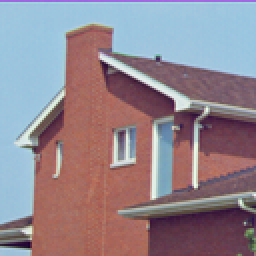
%> input picture lab4/house.tiff, 128 x 128 px, shrunk from 256 x 256 before the run (shown 2 times larger)
$ octave lab4.m   (GNU Octave 9; MATLAB toolbox functions it lacks are replaced by stand-ins)
%> lines starting %> are read from the running program, lines starting %| are printed output that depends on the picture
clear;
% Unsupervised learning: K-means algorithm
% K-Means Algorithm

img = imread('house.tiff');
%> img is the input picture: size 128x128x3 uint8; mean R, G, B 146.6, 133.1, 142
figure;
imshow(img);
title('House Image');

n = length(img) * width(img);
%> n = 16384
%reshape data to be RGB 3 channel and cast as double
imgRe = double(reshape(img, n, 3));

%initalize n, k, mean and distance
k = 2;
mu = rand(k, 3) * 255;
disp("Random inital Mean: ");
disp(mu);
d = [];
J = [];
classes = cell(1, k);
iterations = 5;

% Save previous run's mean as it may be needed
save('mean.txt', 'mu', '-ASCII');

% Part 1.
for iteration = 1:iterations
    disp("Iteration:" + iteration);

    classes = cell(1, k);
    new_mu = [];
    d = [];

    for i = 1:n
        % Get the current point
        pt = imgRe(i, :);

        % Calculate how far the point is from each mean
        for c = 1:k
            d(i, c) = norm(pt - mu(c, :));
        end

        % Find the minimum value and its index
        [minValue, index] = min(d(i, :));

        % Add that min distance to a cell array to categorize them into u1
        % or u2
        classes{index} = [classes{index}; pt];

    end
    % Sum up all distances to minimize
    J(iteration) = sum(d, 'all');

    for (c = 1:k)
        % if the class is empty (mean is not applicable), move the mean to
        % a new random spot
        if (isempty(classes{c}))
            new_mu = [new_mu; rand(1, 3) * 255]
            disp('Choosing new random mean for class')
            disp(c);
        else
            new_mu = [new_mu; mean(classes{c})];
        end
    end

    % if the calculated means = new means, there's no change in the classes
    % and you can stop the algorithm here
    if (mu == new_mu)
        disp('Stopping K means algorithm at iteration')
        disp(iteration);
        break;
    end

    mu = new_mu;

end
%> this loop made 5 passes
%> mu on passes 1 to 5: [161 187 205; 134.7 89.01 90.44], [161.7 194.1 214.8; 136.3 91.78 92.67], [161.9 194.5 215.4; 136.3 92.13 93.05], [161.9 194.6 215.5; 136.3 92.16 93.08], [161.9 194.6 215.5; 136.3 92.17 93.09]
%> after the loop, J = [3660800.3 3189845.6 3225924.8 3227856.2 3227996.8]; classes = 2 items


%% Display most common colours
figure;
t = tiledlayout(1,k);
for j = 1:k
    colourData = ones(100 * 100, 3) .* mu(j, :);
    colourData = reshape(colourData, 100, 100, 3);
    nexttile
    imshow(uint8(colourData));
    t.Title.String = 'Coloured Cluster Selection';
end
%> this loop made 2 passes
%> pass 1, `colourData = reshape(colourData, 100, 100, 3);`:
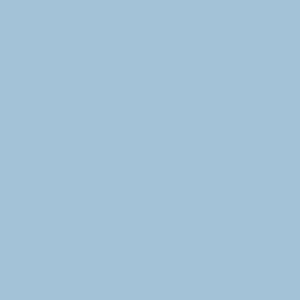
%> colourData: size 100x100x3 double (shown 3 times larger); mean R, G, B 161.9, 194.6, 215.5
%> pass 2, `colourData = reshape(colourData, 100, 100, 3);`:
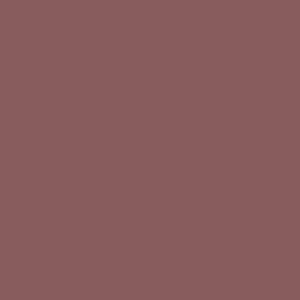
%> colourData: size 100x100x3 double (shown 3 times larger); mean R, G, B 136.3, 92.2, 93.1


%% Plot error criterion
figure;
plot(J)
xlim([1 iterations]);
xlabel('Iterations')
ylabel('Error')
title('Error Criteron')
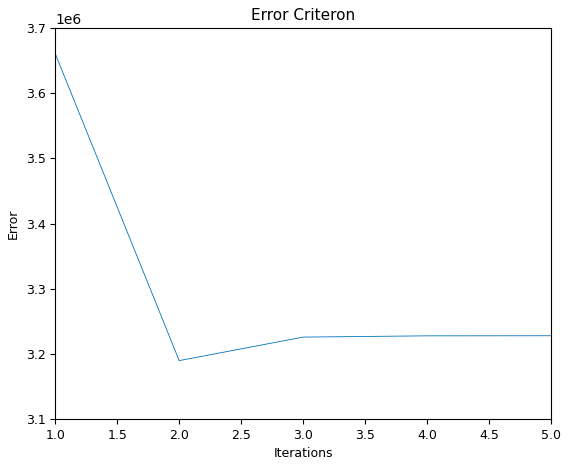
%> figure redrawn from the program's plot data


%% Plot RGB map
figure;
hold all;

leg = [];

for j = 1:k
    scatter3(classes{j}(:, 1),classes{j}(:, 2), classes{j}(:, 3), 3, [mu(j, :)/255]);
    leg = [leg {append('class ', int2str(j))}];
end
%> after the loop, leg = {'class 1', 'class 2'}
legend(leg);
title('RGB Map of house image');
xlabel('R');
ylabel('G');
zlabel('B');
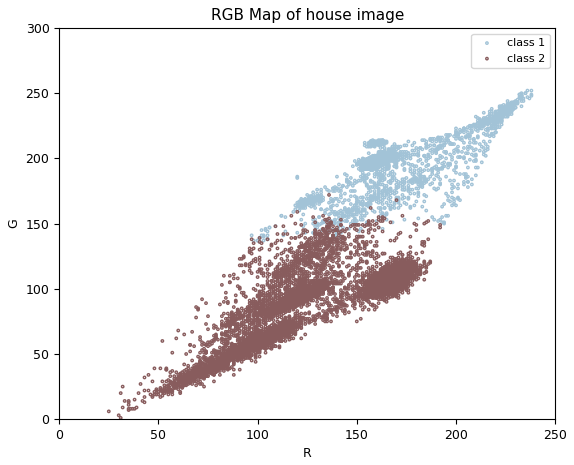
%> figure redrawn from the program's plot data
hold off;

%% Part 2, Xie-Beni Index
xb = [];
d = [];
for c = 1:k
    % find closest class to the current one (excluding itself)
    for j = 1:k
        if c == j
            continue;
        else
            d = [d norm(mu(j, :) - mu(c, :))];
        end
    end

    % take minimum distance (closest class to current one)
    d = min(d);

    % Calculate Xie-Beni index
    xb(c) = sum((1/n) * norm(classes{c}(:, :) - mu(c, :)) / d);
end
%> this loop made 2 passes
%> d on passes 1 to 2: 161.6, 161.6
%> after the loop, xb = [0.000749 0.00157]

xb = sum(xb(:))
%> xb = 0.00232
